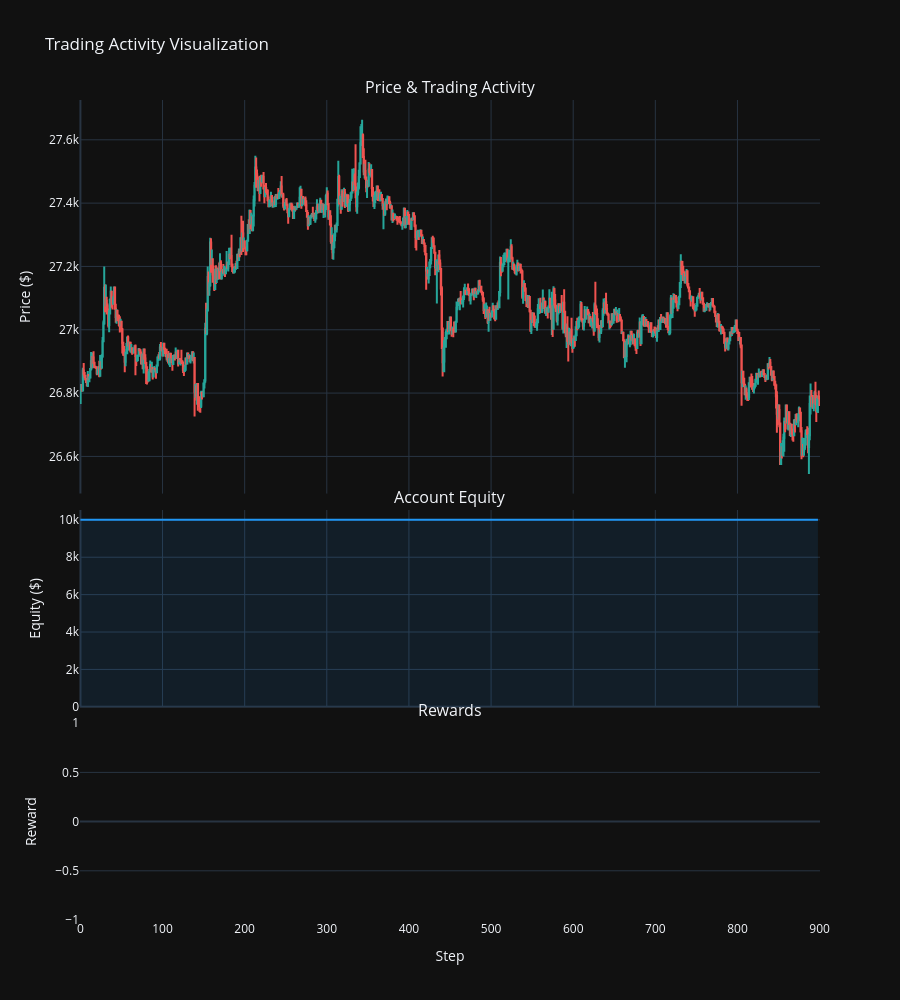

The code cell stored with this chart in its notebook:
### Markdown cell above
## Trading Chart Visualization

Interactive candlestick chart with position markers and equity curve.

### Code cell
import plotly.graph_objects as go
from plotly.subplots import make_subplots

def create_trading_chart(env_history, env_data):
    """
    Create candlestick chart with position markers.
    Uses env_data (not test_data) because env drops NaN rows during initialization.
    """
    
    # Detect position changes
    position_events = []
    for i in range(1, len(env_history)):
        prev_pos = env_history[i-1].get('position_size', 0)
        curr_pos = env_history[i].get('position_size', 0)
        step_idx = env_history[i].get('step')
        
        if prev_pos == 0 and curr_pos != 0:
            # Position opened
            position_events.append({
                'type': 'open',
                'step': step_idx,
                'price': env_history[i].get('entry_price', 0),
                'direction': 'LONG' if curr_pos > 0 else 'SHORT',
                'sl': env_history[i].get('stop_loss_price'),
                'tp': env_history[i].get('take_profit_price'),
            })
        elif prev_pos != 0 and curr_pos == 0:
            # Position closed
            position_events.append({
                'type': 'close',
                'step': step_idx,
                'price': env_history[i].get('current_price', 0),
                'direction': 'LONG' if prev_pos > 0 else 'SHORT',
                'pnl': env_history[i].get('realized_pnl', 0),
            })
    
    print(f"Found {len(position_events)} position events:")
    print(f"  Opens: {sum(1 for e in position_events if e['type'] == 'open')}")
    print(f"  Closes: {sum(1 for e in position_events if e['type'] == 'close')}")
    print(f"Environment data length: {len(env_data)}")
    
    # Create figure with 3 subplots
    fig = make_subplots(
        rows=3, cols=1,
        shared_xaxes=True,
        vertical_spacing=0.02,
        subplot_titles=('Price & Trading Activity', 'Account Equity', 'Rewards'),
        row_heights=[0.5, 0.25, 0.25]
    )
    
    # Add candlestick using env_data (which has correct indices)
    fig.add_trace(
        go.Candlestick(
            x=env_data.index,
            open=env_data['open'],
            high=env_data['high'],
            low=env_data['low'],
            close=env_data['close'],
            name='Price',
            increasing_line_color='#26a69a',
            decreasing_line_color='#ef5350'
        ),
        row=1, col=1
    )
    
    # Track open positions for drawing SL/TP lines
    open_positions = []
    
    # Add position markers
    for event in position_events:
        step = event['step']
        price = event['price']
        direction = event['direction']
        
        if event['type'] == 'open':
            # Entry marker
            color = '#00ff00' if direction == 'LONG' else '#ff0000'
            symbol = 'triangle-up' if direction == 'LONG' else 'triangle-down'
            
            fig.add_trace(
                go.Scatter(
                    x=[step],
                    y=[price],
                    mode='markers',
                    marker=dict(size=15, color=color, symbol=symbol, line=dict(width=2, color='white')),
                    name=f'{direction} Open',
                    showlegend=False,
                    hovertext=f'{direction} ENTRY<br>Step: {step}<br>Price: ${price:,.2f}',
                    hoverinfo='text'
                ),
                row=1, col=1
            )
            
            open_positions.append(event)
            
        else:  # close
            # Exit marker
            pnl = event.get('pnl', 0)
            color = '#90EE90' if pnl > 0 else '#FF6B6B'
            
            fig.add_trace(
                go.Scatter(
                    x=[step],
                    y=[price],
                    mode='markers',
                    marker=dict(size=12, color=color, symbol='x', line=dict(width=2, color='black')),
                    name=f'{direction} Close',
                    showlegend=False,
                    hovertext=f'{direction} EXIT<br>Step: {step}<br>Price: ${price:,.2f}<br>PnL: ${pnl:+,.2f}',
                    hoverinfo='text'
                ),
                row=1, col=1
            )
            
            # Find matching open and draw SL/TP lines
            if open_positions:
                for idx in range(len(open_positions) - 1, -1, -1):
                    if open_positions[idx]['direction'] == direction:
                        open_event = open_positions.pop(idx)
                        open_step = open_event['step']
                        
                        # Draw SL line
                        if open_event['sl'] is not None:
                            fig.add_shape(
                                type='line',
                                x0=open_step, x1=step,
                                y0=open_event['sl'], y1=open_event['sl'],
                                line=dict(color='red', width=1, dash='dash'),
                                row=1, col=1
                            )
                        
                        # Draw TP line
                        if open_event['tp'] is not None:
                            fig.add_shape(
                                type='line',
                                x0=open_step, x1=step,
                                y0=open_event['tp'], y1=open_event['tp'],
                                line=dict(color='green', width=1, dash='dash'),
                                row=1, col=1
                            )
                        break
    
    # Add equity curve
    steps = [s.get('step') for s in env_history]
    equity = [s.get('equity', 0) for s in env_history]
    
    fig.add_trace(
        go.Scatter(
            x=steps,
            y=equity,
            mode='lines',
            name='Equity',
            line=dict(color='#2196F3', width=2),
            fill='tozeroy',
            fillcolor='rgba(33, 150, 243, 0.1)'
        ),
        row=2, col=1
    )
    
    # Add rewards
    rewards = [s.get('reward', 0) for s in env_history]
    reward_colors = ['#90EE90' if r > 0 else '#FF6B6B' if r < 0 else '#888888' for r in rewards]
    
    fig.add_trace(
        go.Bar(
            x=steps,
            y=rewards,
            name='Reward',
            marker=dict(
                color=reward_colors,
                line=dict(width=0)
            ),
            hovertemplate='Step: %{x}<br>Reward: %{y:.4f}<extra></extra>'
        ),
        row=3, col=1
    )
    
    # Update layout
    fig.update_layout(
        title='Trading Activity Visualization',
        xaxis3_title='Step',
        yaxis_title='Price ($)',
        yaxis2_title='Equity ($)',
        yaxis3_title='Reward',
        height=1000,
        template='plotly_dark',
        hovermode='closest',
        showlegend=False
    )
    
    fig.update_xaxes(rangeslider_visible=False)
    
    return fig

# Generate chart using environment's data (not test_data)
print("\n" + "="*80)
print("Creating Trading Chart...")
print("="*80)
fig = create_trading_chart(last_env.history, last_env.data)
fig.show()
print("\n✓ Chart complete!")

### Figure 1 — Plotly figure (JSON) as saved in the notebook; plotly's stock layout.template omitted (floating-point values rounded to 4 significant figures; data arrays with more than 128 entries replaced by an {"elided": "..."} marker saying what was removed)
{"data": [{"close": {"elided": "901 float values"}, "decreasing": {"line": {"color": "#ef5350"}}, "high": {"elided": "901 float values"}, "increasing": {"line": {"color": "#26a69a"}}, "low": {"elided": "901 float values"}, "name": "Price", "open": {"elided": "901 float values"}, "type": "candlestick", "x": {"elided": "901 int values"}, "xaxis": "x", "yaxis": "y"}, {"fill": "tozeroy", "fillcolor": "rgba(33, 150, 243, 0.1)", "line": {"color": "#2196F3", "width": 2}, "mode": "lines", "name": "Equity", "type": "scatter", "x": {"elided": "899 int values"}, "xaxis": "x2", "y": {"elided": "899 int values"}, "yaxis": "y2"}, {"hovertemplate": "Step: %{x}<br>Reward: %{y:.4f}<extra></extra>", "marker": {"color": {"elided": "899 str values"}, "line": {"width": 0}}, "name": "Reward", "type": "bar", "x": {"elided": "899 int values"}, "xaxis": "x3", "y": {"elided": "899 int values"}, "yaxis": "y3"}], "layout": {"annotations": [{"font": {"size": 16}, "showarrow": false, "text": "Price & Trading Activity", "x": 0.5, "xanchor": "center", "xref": "paper", "y": 1, "yanchor": "bottom", "yref": "paper"}, {"font": {"size": 16}, "showarrow": false, "text": "Account Equity", "x": 0.5, "xanchor": "center", "xref": "paper", "y": 0.5, "yanchor": "bottom", "yref": "paper"}, {"font": {"size": 16}, "showarrow": false, "text": "Rewards", "x": 0.5, "xanchor": "center", "xref": "paper", "y": 0.24, "yanchor": "bottom", "yref": "paper"}], "height": 1000, "hovermode": "closest", "showlegend": false, "title": {"text": "Trading Activity Visualization"}, "xaxis": {"anchor": "y", "domain": [0, 1], "matches": "x3", "rangeslider": {"visible": false}, "showticklabels": false}, "xaxis2": {"anchor": "y2", "domain": [0, 1], "matches": "x3", "rangeslider": {"visible": false}, "showticklabels": false}, "xaxis3": {"anchor": "y3", "domain": [0, 1], "rangeslider": {"visible": false}, "title": {"text": "Step"}}, "yaxis": {"anchor": "x", "domain": [0.52, 1], "title": {"text": "Price ($)"}}, "yaxis2": {"anchor": "x2", "domain": [0.26, 0.5], "title": {"text": "Equity ($)"}}, "yaxis3": {"anchor": "x3", "domain": [0, 0.24], "title": {"text": "Reward"}}}}
